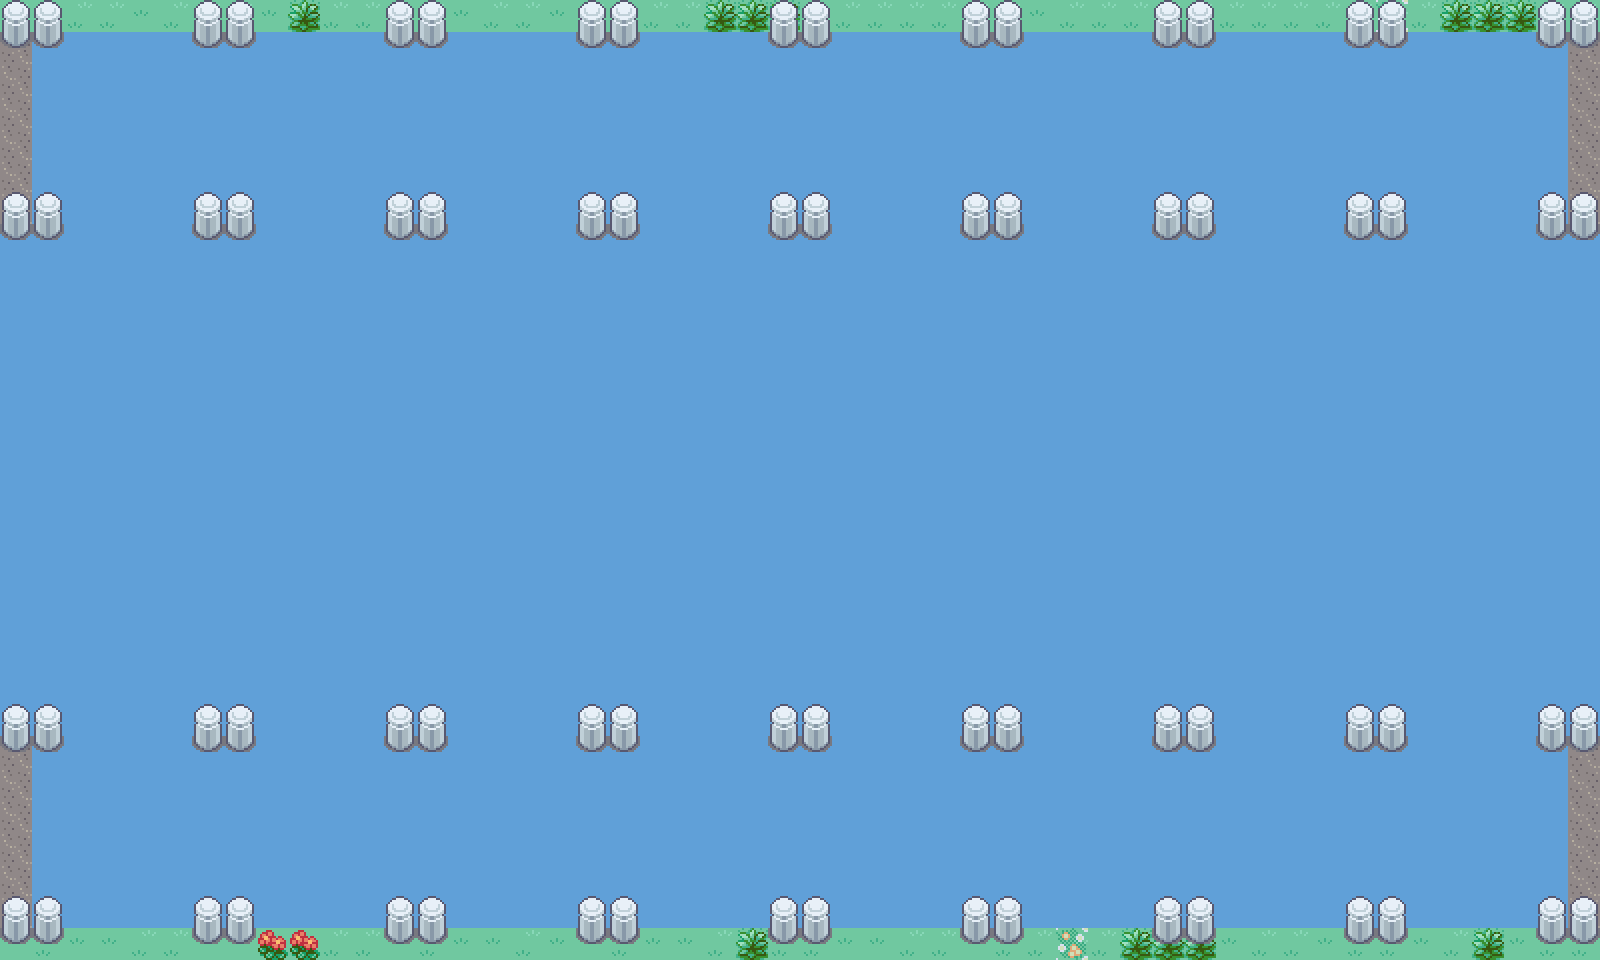

A level layout from a 2D game, rendered from its tile map. Below: a short description, then the map file with tile-grid data replaced by summaries:
An orthogonal 50x30 tile map with 32x32 px tiles, 3 tile layers (Tile Layer 1, Tile Layer 2, Tile Layer 3).

<map version="1.2" tiledversion="1.2.1" orientation="orthogonal" renderorder="right-down" width="50" height="30" tilewidth="32" tileheight="32" infinite="0" nextlayerid="4" nextobjectid="1">
 <tileset firstgid="1" name="Outside" tilewidth="32" tileheight="32" tilecount="4016" columns="8">
  <image source="Outside.png" width="256" height="16064" />
 </tileset>
 <layer id="1" name="Tile Layer 1" width="50" height="30">
  <data>[1500 cells, 1500 non-empty, 5 distinct tile ids]</data>
 </layer>
 <layer id="2" name="Tile Layer 2" width="50" height="30">
  <data>[1500 cells, 30 non-empty, 6 distinct tile ids]</data>
 </layer>
 <layer id="3" name="Tile Layer 3" width="50" height="30">
  <data>[1500 cells, 128 non-empty, 2 distinct tile ids]</data>
 </layer>
</map>
